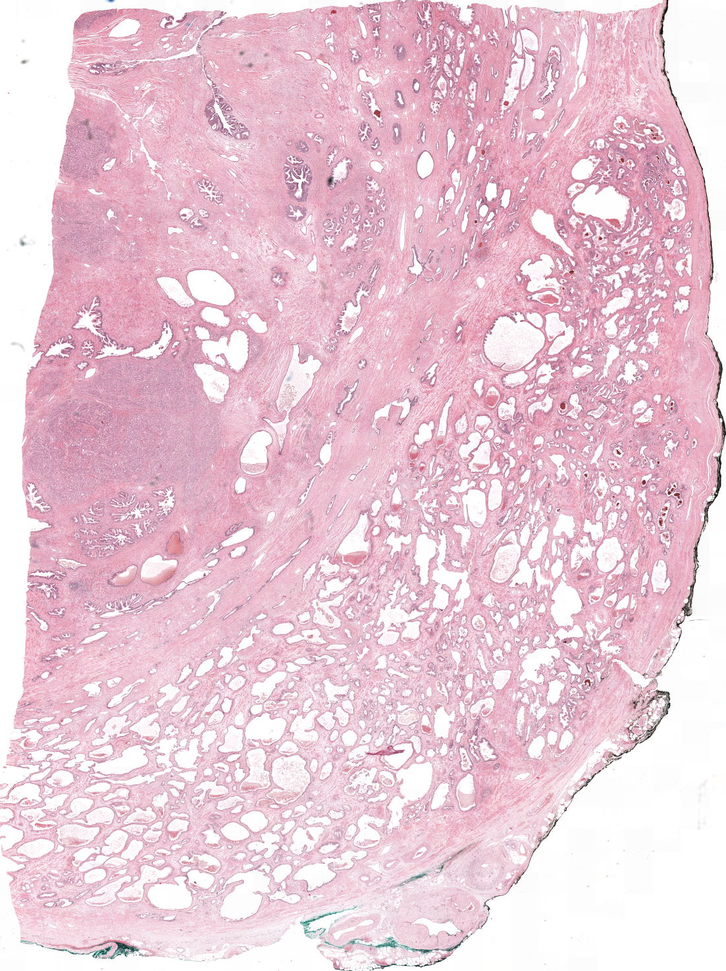
#> input picture sample_data/P000001/images/ll.tif, 726 x 971 px, shrunk from 1103 x 1475 before the run
$ python -i adjust_final_rotation.py   (imports and definitions only)
#> lines starting #> are read from the running program, lines starting #| are printed output that depends on the picture; after the words box and inside, x2 and y2 are one past the last pixel; in counts of white or black regions, pixels touching at a corner belong together
#> further down, picture is the input picture: shape (971, 726, 3); mean B, G, R 214.3, 201.7, 233.5
### src/pythostitcher_utils/transformations.py
import numpy as np
import cv2


# [42 lines left out: function warp_2d_points, not called in this run]


def warp_image(src, center, rotation, translation, output_shape=None):
    """
    Custom function to warp a 2D image using an affine transformation.

    Input:
        - Image to warp
        - Center to rotate around
        - Angle of rotation in degrees
        - Translation in pixels
        - Output shape of warped image

    Output:
        - Warped image
    """

    # Get output shape if it is specified. Switch XY for opencv convention
    if output_shape:
        if len(output_shape) == 2:
            output_shape = tuple(output_shape[::-1])
        elif len(output_shape) == 3:
            output_shape = tuple(output_shape[:2][::-1])

    # Else keep same output size as input image
    else:
        if len(src.shape) == 2:
            output_shape = src.shape
            output_shape = tuple(output_shape[::-1])
        elif len(src.shape) == 3:
            output_shape = src.shape[:2]
            output_shape = tuple(output_shape[::-1])

    # Ensure that shape only holds integers
    output_shape = [int(i) for i in output_shape]

    # Convert to uint8 for opencv
    if src.dtype == "float":
        src = ((src / np.max(src)) * 255).astype("uint8")

    # Ensure center is in correct format
    center = tuple([int(i) for i in np.squeeze(center)])

    # Create rotation matrix
    rot_mat = cv2.getRotationMatrix2D(center=center, angle=rotation, scale=1)
    rot_mat[0, 2] += translation[0]
    rot_mat[1, 2] += translation[1]

    # Warp image
    tform_src = cv2.warpAffine(src=src, M=rot_mat, dsize=output_shape)

    return tform_src

### src/pythostitcher_utils/adjust_final_rotation.py
import cv2
import numpy as np
import copy

from .transformations import warp_image


def adjust_final_rotation(image):
    """
    Custom function to compensate the slight rotation that might occur during the
    genetic algorithm.

    Input:
        - Image of all stitched quadrants

    Output:
        - Rotated image of all stitched quadrants
    """

    # Obtain mask
    mask = (image.astype("uint8")[:, :, 0] > 0) * 255
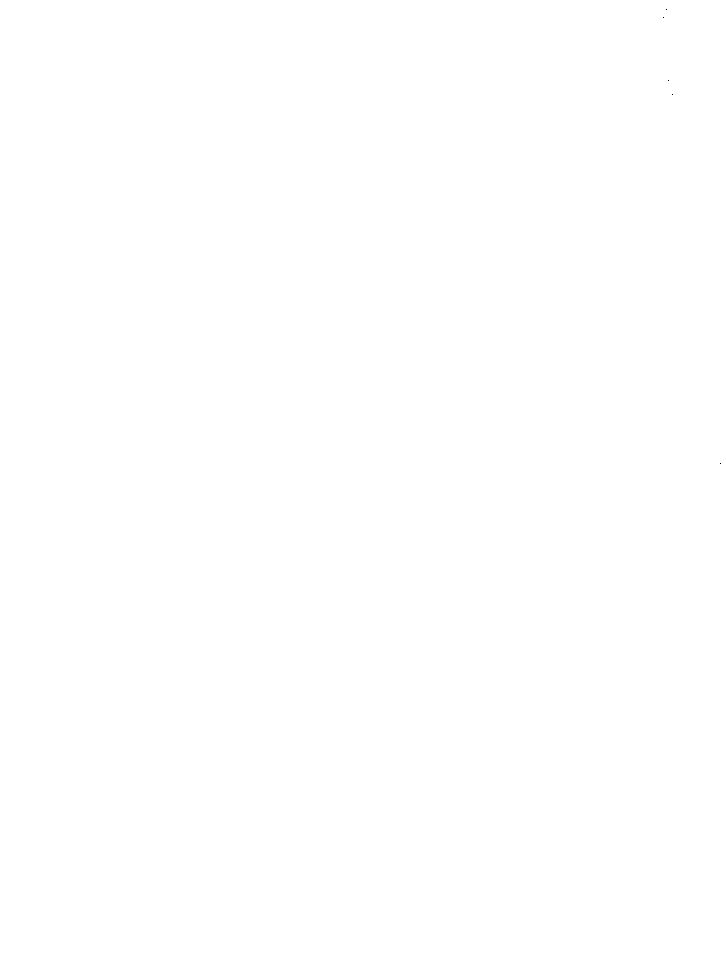
#> mask: shape (971, 726) int64; 100% white; black in thin lines or dots, all inside (x1, y1, x2, y2) = (663, 9, 721, 464)

    # Get largest contour
    cnt, _ = cv2.findContours(mask.astype("uint8"), cv2.RETR_CCOMP, cv2.CHAIN_APPROX_NONE)
#> cnt = 6 contours, 5 with area under 20; largest, box (x1, y1, x2, y2) and area: (0, 0, 726, 971) 703250
    cnt = np.squeeze(max(cnt, key=cv2.contourArea))
#> cnt = 3390 pairs, first value 0 to 725, second value 0 to 970

    # Compute bounding box around contour
    bbox = cv2.minAreaRect(cnt)
#> bbox = ((362.5, 485), (970, 725), -90)

    # Adjust angle
    angle = copy.deepcopy(bbox[2])
#> angle = -90
    if angle > 45:
        angle = 90 - angle

    # Get center of contour
    moment = cv2.moments(cnt)
#> moment = moments, m00 703250, centre m10/m00, m01/m00 = (362.5, 485)
    center_x = int(moment["m10"] / moment["m00"])
#> center_x = 362
    center_y = int(moment["m01"] / moment["m00"])
#> center_y = 485

    # Get rotated image
    final_image = warp_image(
        src=image, center=(center_x, center_y), translation=(0, 0), rotation=-angle
    )
#> in warp_image, `tform_src = cv2.warpAffine(src=src, M=rot_mat, dsize=output_shape)`:
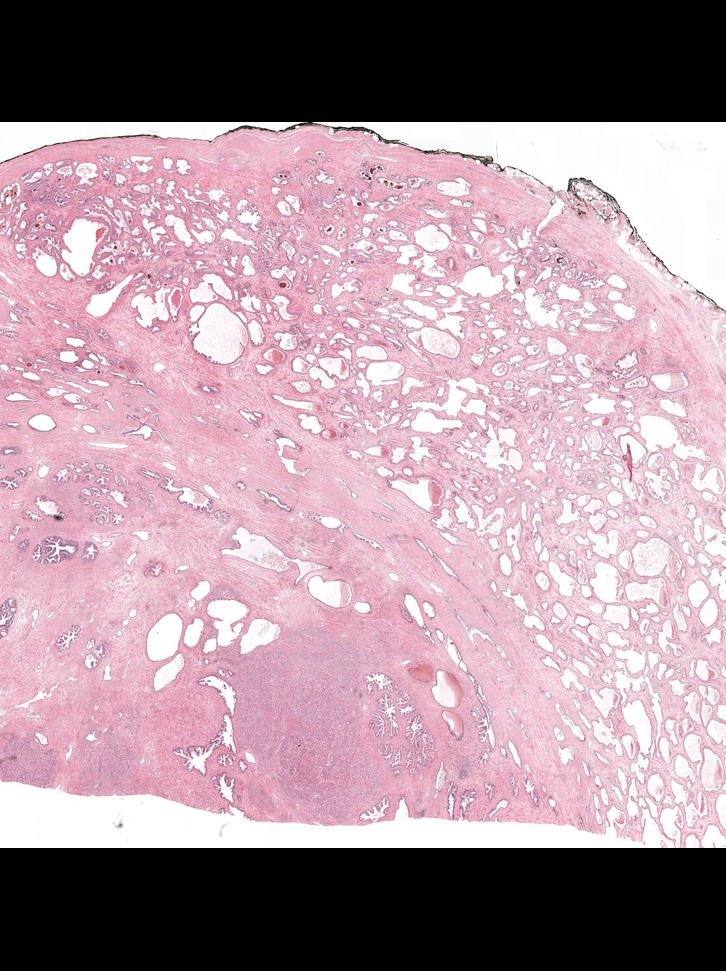
#> tform_src: shape (971, 726, 3); mean B, G, R 157.7, 147.5, 173.4

    return final_image

>>> import cv2
>>> picture = cv2.imread('../../sample_data/P000001/images/ll.tif')
>>> result = adjust_final_rotation(picture)

$ run again, on sample_data/P000001/images/lr.tif
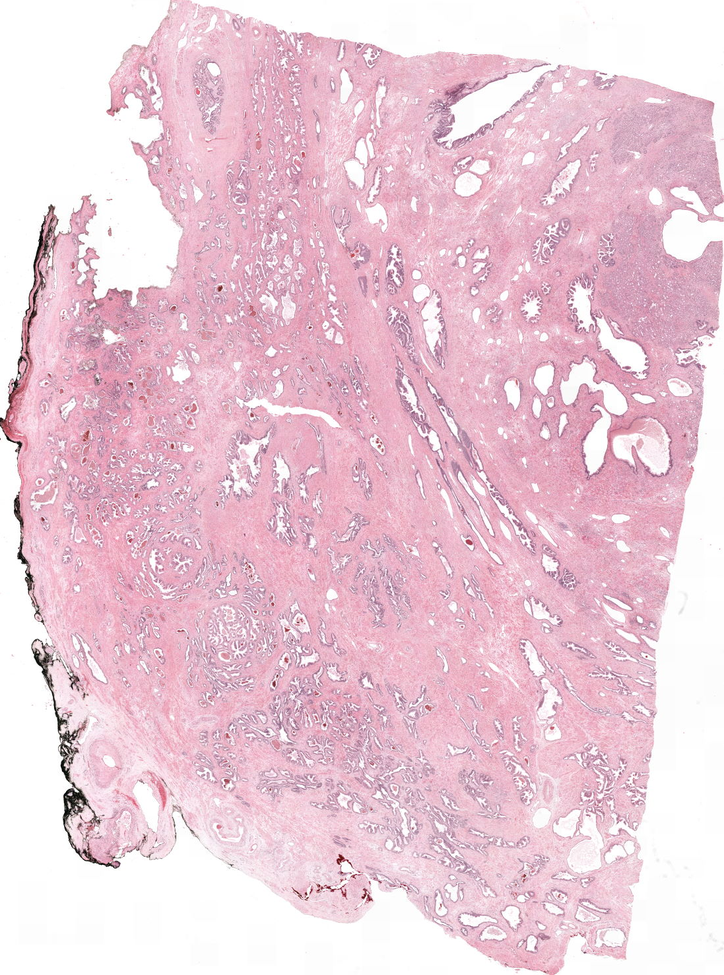
#> input picture sample_data/P000001/images/lr.tif, 724 x 975 px, shrunk from 1097 x 1477 before the run
#> picture is the input picture: shape (975, 724, 3); mean B, G, R 215.4, 203, 234.5
#> mask: shape (975, 724) int64; 100% white; black in thin lines or dots, all inside (x1, y1, x2, y2) = (7, 234, 77, 837)
#> in adjust_final_rotation, `cnt, _ = cv2.findContours(mask.astype("uint8"), cv2.RETR_CCOMP, cv2.CH..`: cnt = 35 contours, 34 with area under 20; largest, box (x1, y1, x2, y2) and area: (0, 0, 724, 975) 704202
#> in adjust_final_rotation, `cnt = np.squeeze(max(cnt, key=cv2.contourArea))`: cnt = 3394 pairs, first value 0 to 723, second value 0 to 974
#> bbox = ((361.5, 487), (974, 723), -90)
#> angle = -90
#> moment = moments, m00 704202, centre m10/m00, m01/m00 = (361.5, 487)
#> center_x = 361
#> center_y = 487
#> in warp_image, `tform_src = cv2.warpAffine(src=src, M=rot_mat, dsize=output_shape)`:
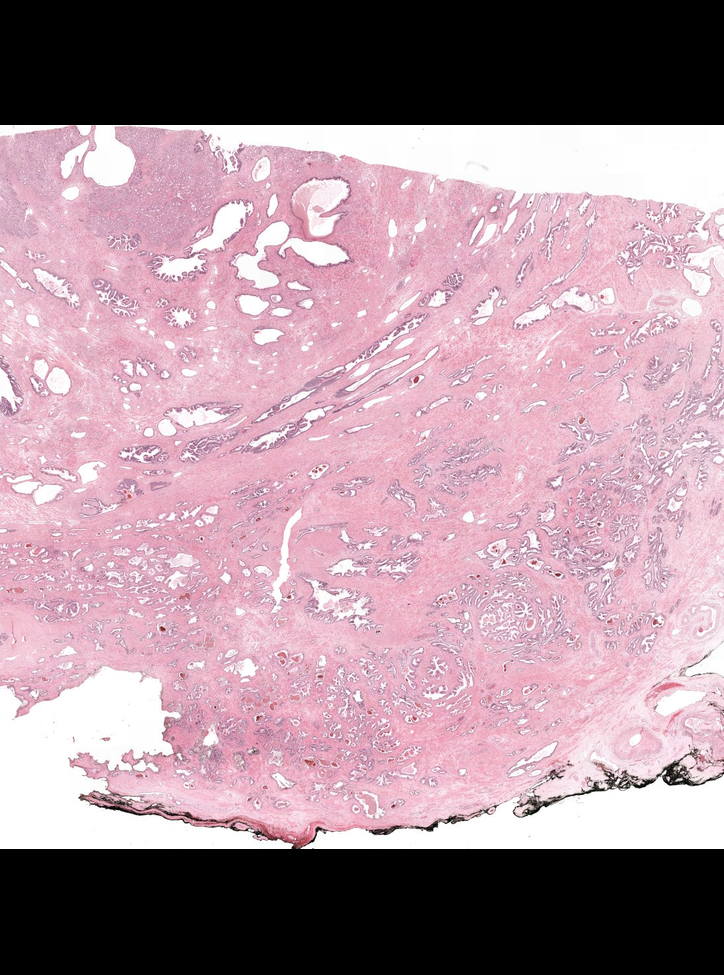
#> tform_src: shape (975, 724, 3); mean B, G, R 154.7, 143.8, 171.5

$ run again, on sample_data/P000001/images/ul.tif
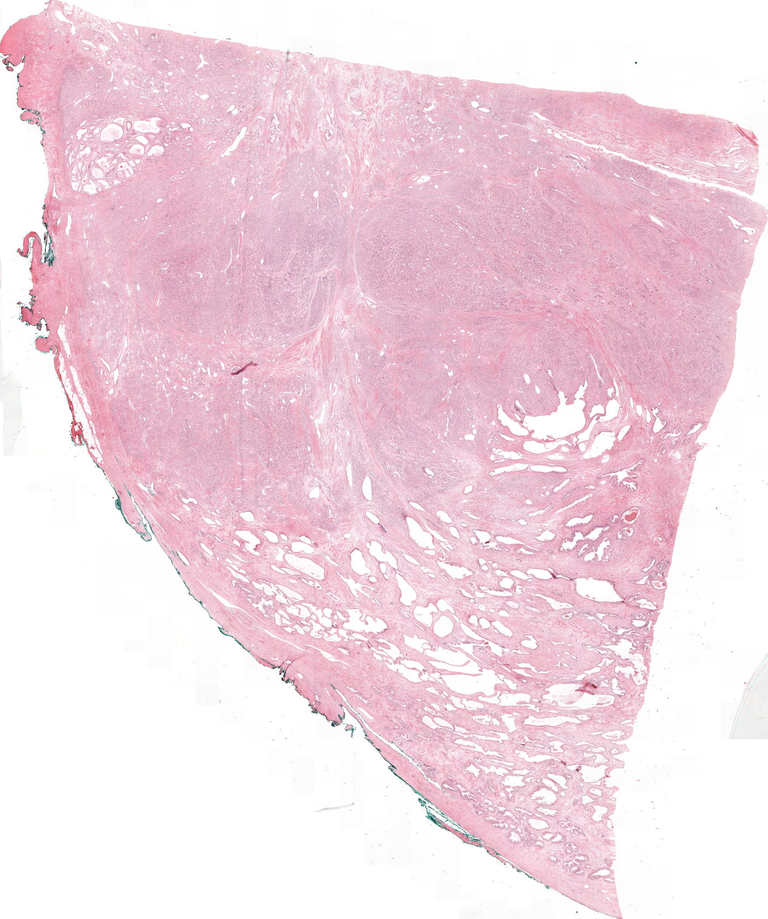
#> input picture sample_data/P000001/images/ul.tif, 768 x 919 px, shrunk from 1393 x 1667 before the run
#> picture is the input picture: shape (919, 768, 3); mean B, G, R 226.4, 216.9, 241.3
#> mask: shape (919, 768) int64; every value is 255
#> in adjust_final_rotation, `cnt, _ = cv2.findContours(mask.astype("uint8"), cv2.RETR_CCOMP, cv2.CH..`: cnt = 1 contour; box (x1, y1, x2, y2) and area: (0, 0, 768, 919) 704106
#> in adjust_final_rotation, `cnt = np.squeeze(max(cnt, key=cv2.contourArea))`: cnt = 3370 pairs, first value 0 to 767, second value 0 to 918
#> bbox = ((383.5, 459), (918, 767), -90)
#> angle = -90
#> moment = moments, m00 704106, centre m10/m00, m01/m00 = (383.5, 459)
#> center_x = 383
#> center_y = 459
#> in warp_image, `tform_src = cv2.warpAffine(src=src, M=rot_mat, dsize=output_shape)`:
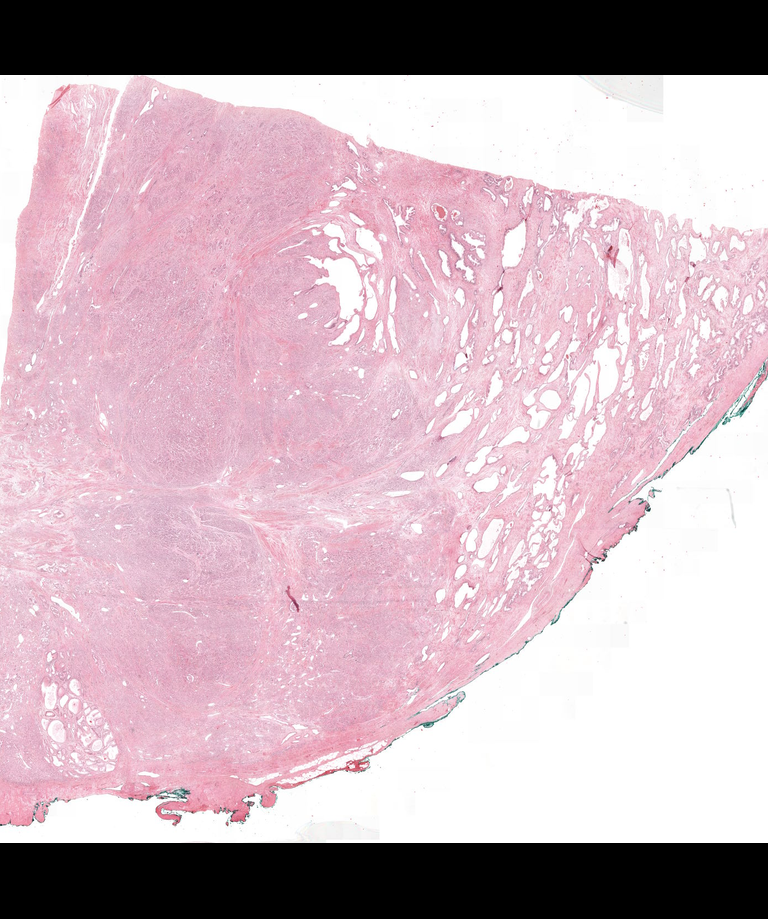
#> tform_src: shape (919, 768, 3); mean B, G, R 186, 176.8, 200.1

$ run again, on sample_data/P000001/images/ur.tif
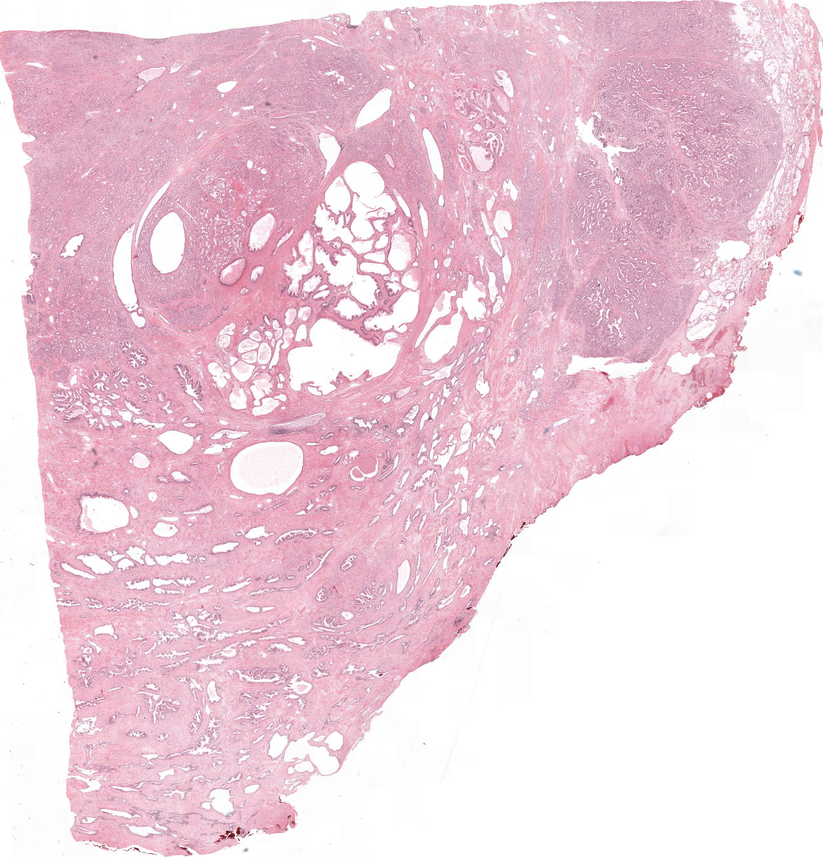
#> input picture sample_data/P000001/images/ur.tif, 823 x 857 px, shrunk from 1301 x 1354 before the run
#> picture is the input picture: shape (857, 823, 3); mean B, G, R 219.7, 207.7, 237.4
#> mask: shape (857, 823) int64; every value is 255
#> in adjust_final_rotation, `cnt, _ = cv2.findContours(mask.astype("uint8"), cv2.RETR_CCOMP, cv2.CH..`: cnt = 1 contour; box (x1, y1, x2, y2) and area: (0, 0, 823, 857) 703632
#> in adjust_final_rotation, `cnt = np.squeeze(max(cnt, key=cv2.contourArea))`: cnt = 3356 pairs, first value 0 to 822, second value 0 to 856
#> bbox = ((411, 428), (856, 822), -90)
#> angle = -90
#> moment = moments, m00 703632, centre m10/m00, m01/m00 = (411, 428)
#> center_x = 411
#> center_y = 428
#> in warp_image, `tform_src = cv2.warpAffine(src=src, M=rot_mat, dsize=output_shape)`:
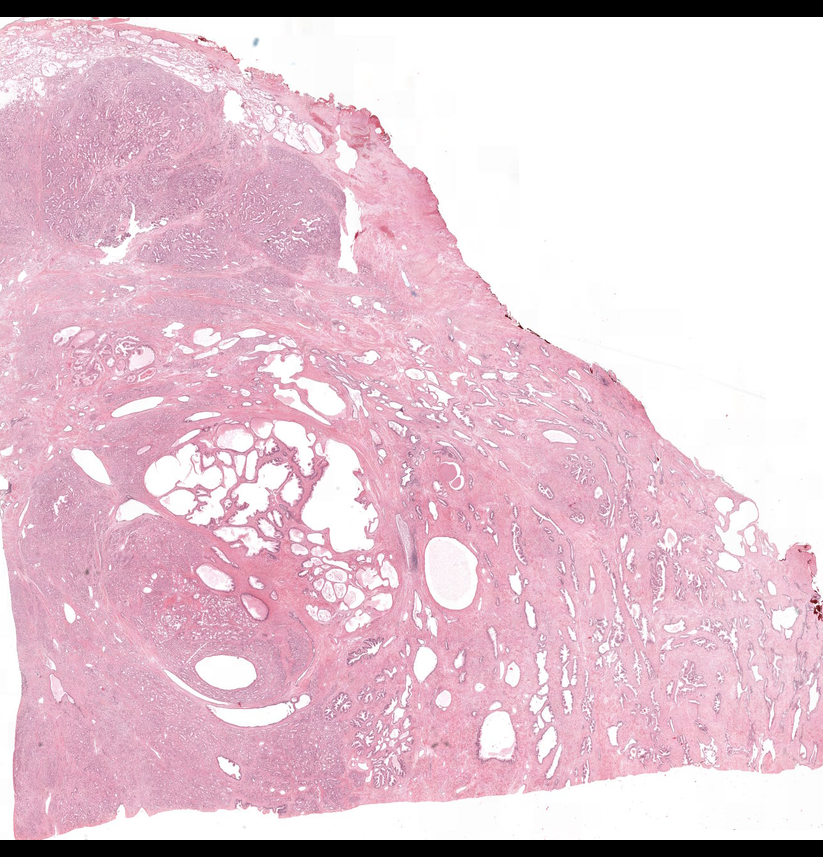
#> tform_src: shape (857, 823, 3); mean B, G, R 210.2, 198.3, 227.6
